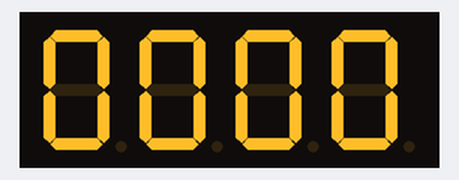
This sketch was run on a simulated ESP8266 (NodeMCU). Parts: 4-digit seven-segment display. WiFi joins after 1.5 s; servers stay silent unless stated; network time is answered at once with the bench clock; the local clock reads 2024-03-15 10:24:30 at power-on unless the sketch sets it.

Above: at 1.1 s.
At 1.7 s:
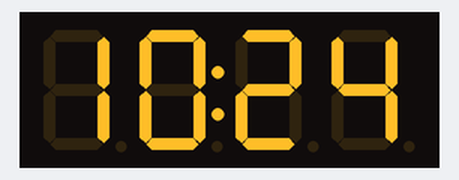
At 64.0 s:
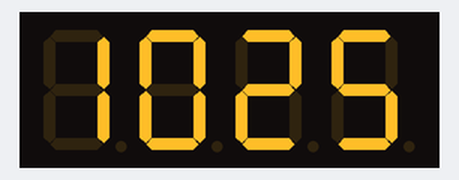
At 128.3 s:
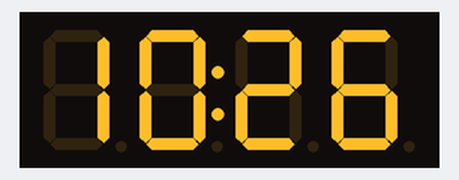

The sketch:

4segment_display.ino
```cpp
#include <ESP8266WiFi.h>
#include <NTPClient.h>
#include <WiFiUdp.h>
#include <TM1637Display.h>

// Define connection pins for TM1637
#define CLK 14  // D5
#define DIO 12  // D6

// WiFi credentials
const char* ssid = "MST Protocol";
const char* password = "Blackkaiser69";

// Initialize display
TM1637Display display(CLK, DIO);

// Define NTP Client
WiFiUDP ntpUDP;
NTPClient timeClient(ntpUDP, "pool.ntp.org");

// Time offset for IST (GMT+5:30)
const long gmtOffset_sec = 19800;  // 5.5 hours in seconds

void setup() {
  Serial.begin(9600);

  // Set display brightness (0-7)
  display.setBrightness(4);

  // Connect to WiFi
  WiFi.begin(ssid, password);

  // While connecting to WiFi, blink colon every 500ms
  while (WiFi.status() != WL_CONNECTED) {
    static bool colonState = false;
    display.showNumberDecEx(0000, colonState ? 0x40 : 0x00, true);
    colonState = !colonState;
    delay(500);
  }

  // Initialize NTP
  timeClient.begin();
  timeClient.setTimeOffset(gmtOffset_sec);
}

void loop() {
  timeClient.update();

  // Get current time
  int hours = timeClient.getHours();
  int minutes = timeClient.getMinutes();

  // Convert 24-hour format to 12-hour format
  if (hours > 12) {
    hours = hours - 12;
  }
  if (hours == 0) {
    hours = 12;
  }

  // Calculate display value (HHMM format)
  int displayValue = hours * 100 + minutes;

  // Toggle colon every second
  static bool colonState = false;
  colonState = !colonState;

  // Display time with blinking colon
  display.showNumberDecEx(displayValue, colonState ? 0x40 : 0x00, true);

  delay(1000);
}
```

Measured:
- what the display in image 0 shows lasts 0.5 s, from 1.1 s to 1.6 s
